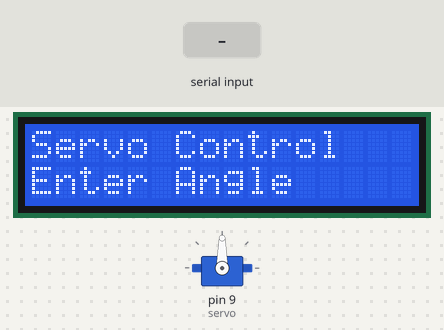
This sketch was run on a simulated Arduino Uno, built with avr-gcc and run on an emulated ATmega328P. Parts: 16×2 character LCD, servo. The inputs (shaded band) are chosen by the test bench. What the sketch prints to the serial monitor is not drawn.

Above: at 1.2 s.
1.3 s: "30,150\n" received over Serial
At 2.5 s:
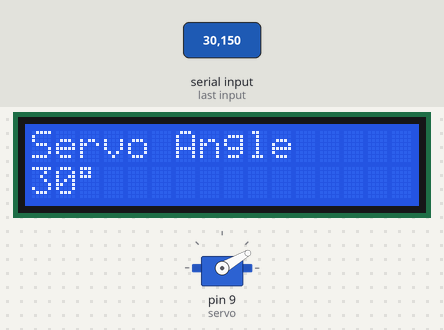
2.8 s: "5\n" received over Serial
At 3.8 s:
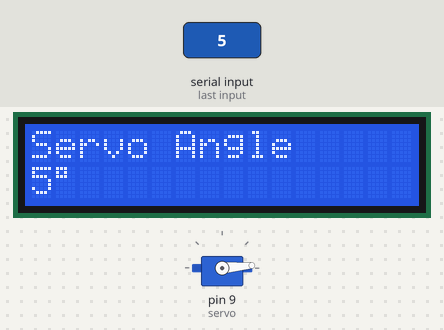
4.3 s: "90,45\n" received over Serial
At 5.0 s:
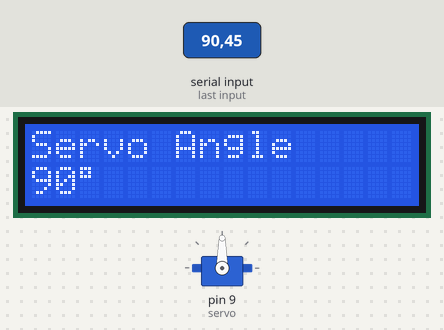
Timing chart, 0 to 7.3 s (numbered marks = the images above; inputs shaded):
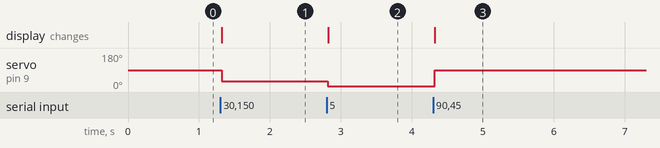

The sketch:

servo_with_serial_with_lcd.hex.ino
```cpp
#include <Wire.h>
#include <LiquidCrystal_I2C.h>
#include <Servo.h>

LiquidCrystal_I2C lcd(0x27, 16, 2);
Servo servo;

void setup() {
  Wire.begin();

  lcd.init();
  lcd.backlight();

  servo.attach(9);

  Serial.begin(9600);

  lcd.setCursor(0,0);
  lcd.print("Servo Control");
  lcd.setCursor(0,1);
  lcd.print("Enter Angle");
}

void loop() {

  if (Serial.available()) {

    int angle = Serial.parseInt();

    if (angle >= 0 && angle <= 180) {

      servo.write(angle);

      lcd.clear();
      lcd.setCursor(0,0);
      lcd.print("Servo Angle");

      lcd.setCursor(0,1);
      lcd.print(angle);
      lcd.print((char)223);

      Serial.print("Angle: ");
      Serial.println(angle);
    }

    while (Serial.available())
      Serial.read();
  }
}
```

Measured:
- after the input at 1.3 s, servo on pin 9 (servo): 90° → 30° at once; the display: changes at once (image 1)
- after the input at 2.8 s, servo on pin 9 (servo): 30° → 5° at once; the display: changes at once (image 2)
- after the input at 4.3 s, servo on pin 9 (servo): 5° → 90° at once; the display: changes at once (image 3)
